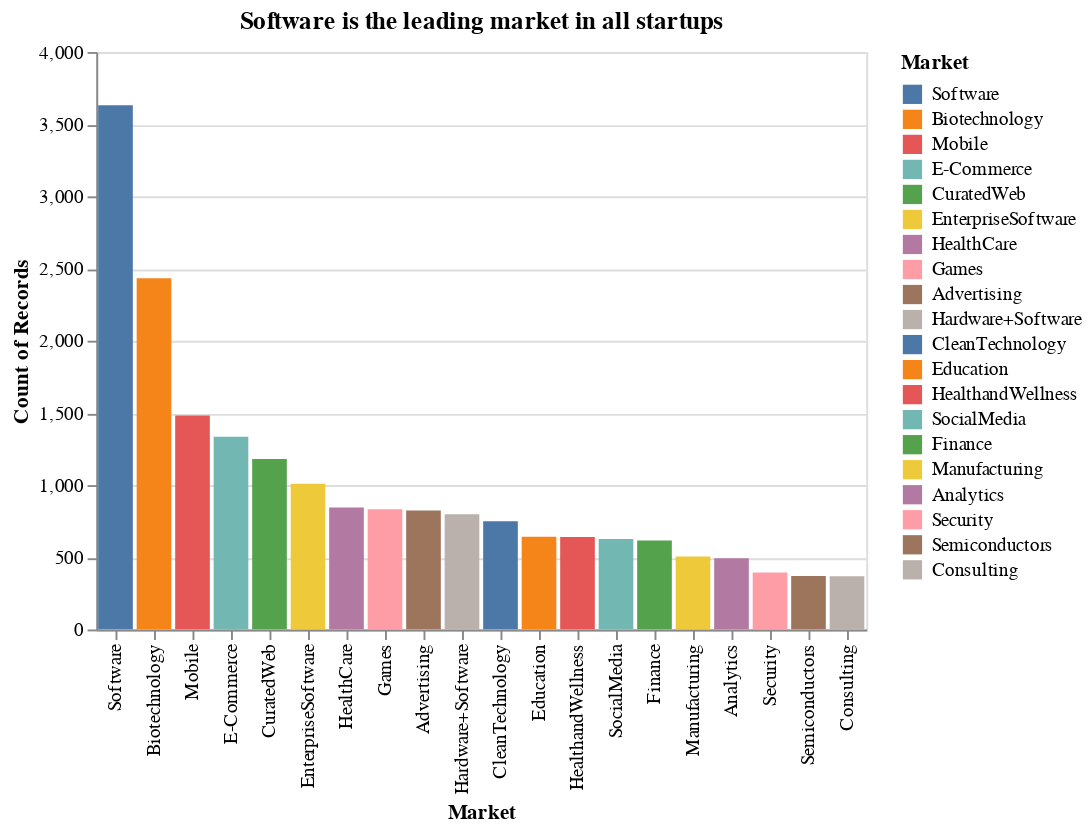

The code cell stored with this chart in its notebook:
### Markdown cell above
2. Construct a bar chart that displays the top 20 markets for startups

### Code cell
df_market = df.groupby(['market'])['name'].count()
df_market = df_market.reset_index().sort_values(by = 'name',ascending = False)[:20]
df_market.rename({'market': 'Market', 'name': 'Count_of_Records'}, axis=1, inplace=True)

alt.Chart(df_market, title= 'Software is the leading market in all startups').mark_bar().encode(
    alt.X('Market:N', sort=alt.EncodingSortField(order='descending')),
    alt.Y('Count_of_Records:Q', title = 'Count of Records'),
    alt.Color('Market:N', sort=alt.EncodingSortField(order='descending')),
    tooltip = ['Market', 'Count_of_Records']
).interactive()
#present

### Figure 1 — Vega-Lite specification as saved in the notebook (floating-point values rounded to 4 significant figures)
{"config": {"view": {"continuousWidth": 400, "continuousHeight": 300}}, "data": {"name": "data-c2a6baeaeb6448323b1bd77563976774"}, "mark": "bar", "encoding": {"color": {"field": "Market", "sort": {"order": "descending"}, "type": "nominal"}, "tooltip": [{"field": "Market", "type": "nominal"}, {"field": "Count_of_Records", "type": "quantitative"}], "x": {"field": "Market", "sort": {"order": "descending"}, "type": "nominal"}, "y": {"field": "Count_of_Records", "title": "Count of Records", "type": "quantitative"}}, "selection": {"selector005": {"type": "interval", "bind": "scales", "encodings": ["x", "y"]}}, "title": "Software is the leading market in all startups", "$schema": "https://vega.github.io/schema/vega-lite/v4.17.0.json", "datasets": {"data-c2a6baeaeb6448323b1bd77563976774": [{"Market": "Software", "Count_of_Records": 3631}, {"Market": "Biotechnology", "Count_of_Records": 2433}, {"Market": "Mobile", "Count_of_Records": 1482}, {"Market": "E-Commerce", "Count_of_Records": 1335}, {"Market": "CuratedWeb", "Count_of_Records": 1181}, {"Market": "EnterpriseSoftware", "Count_of_Records": 1010}, {"Market": "HealthCare", "Count_of_Records": 845}, {"Market": "Games", "Count_of_Records": 833}, {"Market": "Advertising", "Count_of_Records": 824}, {"Market": "Hardware+Software", "Count_of_Records": 798}, {"Market": "CleanTechnology", "Count_of_Records": 749}, {"Market": "Education", "Count_of_Records": 642}, {"Market": "HealthandWellness", "Count_of_Records": 640}, {"Market": "SocialMedia", "Count_of_Records": 627}, {"Market": "Finance", "Count_of_Records": 617}, {"Market": "Manufacturing", "Count_of_Records": 506}, {"Market": "Analytics", "Count_of_Records": 493}, {"Market": "Security", "Count_of_Records": 394}, {"Market": "Semiconductors", "Count_of_Records": 371}, {"Market": "Consulting", "Count_of_Records": 369}]}}
